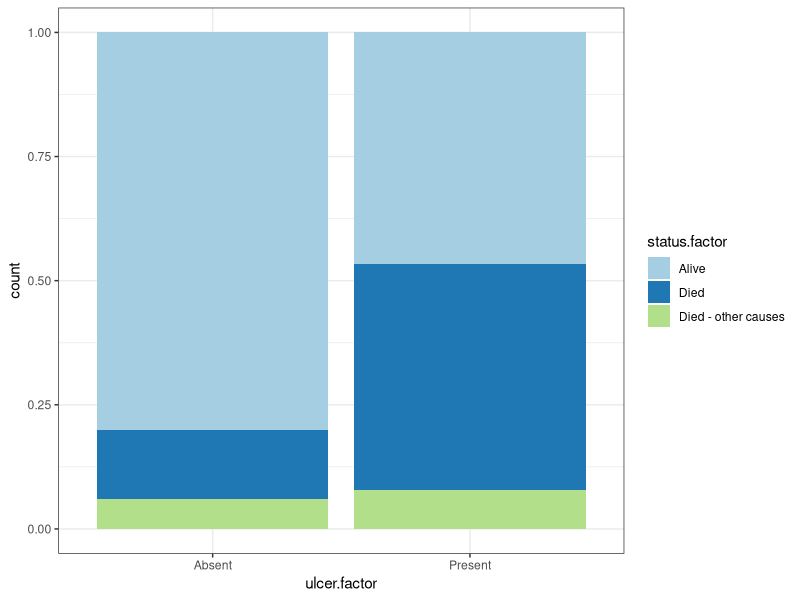
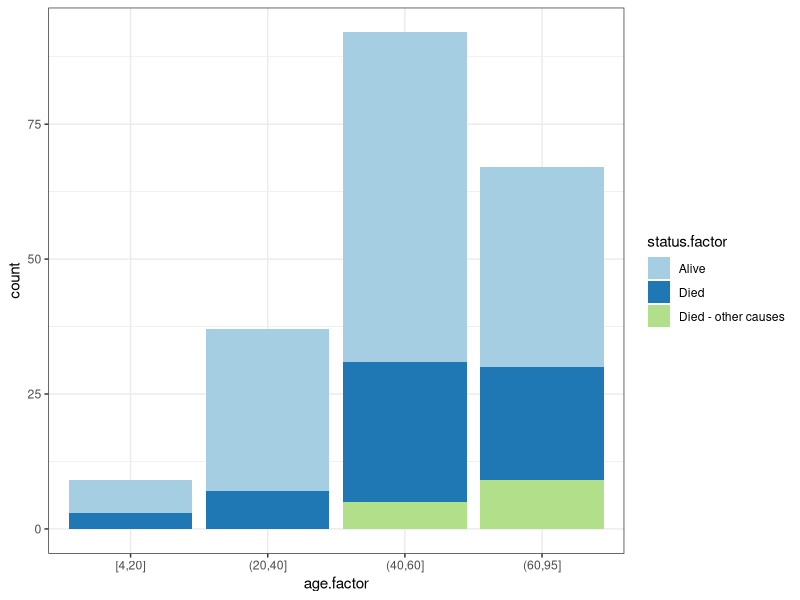
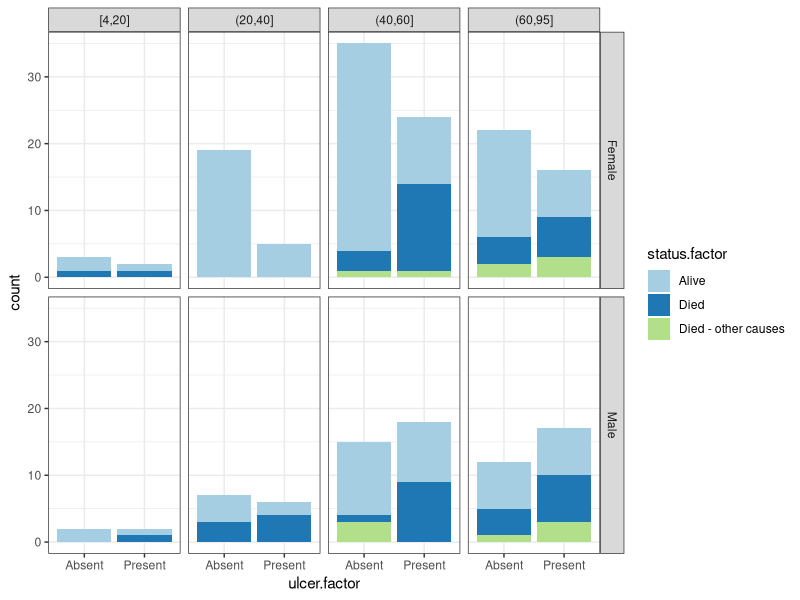

Source code (R) for these figures, in order:
## ---- chunk 1

rm(list=ls())
library(tidyverse)
library(broom)
mydata = boot::melanoma

## ---- chunk 2

mydata$status %>% 
  factor() %>% 
  fct_recode("Died"  = "1",
             "Alive" = "2",
             "Died - other causes" = "3") %>% 
  fct_relevel("Alive") -> # move Alive to front (first factor level) 
  mydata$status.factor    # so odds ratio will be relative to that

mydata$sex %>% 
  factor() %>% 
  fct_recode("Female" = "0",
             "Male" = "1") ->
  mydata$sex.factor
  
mydata$ulcer %>% 
  factor() %>% 
  fct_recode("Present" = "1",
             "Absent"  = "0") -> 
  mydata$ulcer.factor

mydata$age %>% 
  cut(breaks = c(4,20,40,60,95), include.lowest=TRUE) ->
  mydata$age.factor


## ---- chunk 3
mydata %>% 
	ggplot(aes(x = ulcer.factor, fill=status.factor)) + 
	  geom_bar(position = "fill") +
	  theme_bw() +
	  scale_fill_brewer(palette = "Paired")
## ---- chunk 4
mydata %>% 
  ggplot(aes(x = age.factor, fill = status.factor)) +
    geom_bar() +
    theme_bw() +
    scale_fill_brewer(palette = "Paired")
## ---- chunk 5
mydata %>% 
  ggplot(aes(x = ulcer.factor, fill=status.factor)) + 
    geom_bar() +
    theme_bw() +
    scale_fill_brewer(palette = "Paired") +
    facet_grid(sex.factor~age.factor)
## ---- chunk 6
mydata$status.factor %>%  
	fct_collapse("Alive" = c("Alive", "Died - other causes")) ->
  mydata$status.factor
## ---- chunk 7
table(mydata$status.factor, mydata$sex.factor)
chisq.test(mydata$status.factor, mydata$sex.factor)
## ---- chunk 8
library(gmodels)

# F1 CrossTable to see options
CrossTable(mydata$status.factor, mydata$sex.factor, chisq=TRUE)
## ---- chunk 9

library(gmodels)
CrossTable(mydata$status.factor, mydata$age.factor, expected=TRUE, chisq=TRUE)

## ---- chunk 10

library(gmodels)
CrossTable(mydata$status.factor, mydata$age.factor, expected=TRUE, chisq=TRUE)

## ---- chunk 11
library(Hmisc)

summary(status.factor ~ sex.factor + ulcer.factor + age.factor, 
											 method = "reverse", 
											 test   = TRUE,
											 data   = mydata)
## ---- chunk 12
# Calculate number of patients in each group
mydata %>%
  count(ulcer.factor, status.factor) ->
  counted_data

# Add the total number of people in each status group
counted_data %>%
  group_by(status.factor) %>%
  mutate(total = sum(n)) ->
  counted_data2   
## ---- chunk 13
# Calculate the percentage of n to total
counted_data2 %>%
  mutate(percentage = round(100*n/total, 1)) ->
  counted_data3
## ---- chunk 14
# Create a combined columns of both n and percentage,
# using paste to add brackets around the percentage
counted_data3 %>% 
  mutate(count_perc = paste0(n, " (", percentage, ")")) -> 
  counted_data4
## ---- chunk 15

mydata %>%
  count(ulcer.factor, status.factor) %>%
  group_by(status.factor) %>%
  mutate(total = sum(n)) %>%
  mutate(percentage = round(100*n/total, 1)) %>% 
  mutate(count_perc = paste0(n, " (", percentage, ")")) %>% 
  select(-total, -n, -percentage) %>% 
  spread(status.factor, count_perc)
## ---- chunk 16
#age
mydata %>%
  count(age.factor, status.factor) %>%
  group_by(status.factor) %>%
  mutate(total = sum(n)) %>%
  mutate(percentage = round(100*n/total, 1)) %>% 
  mutate(count_perc = paste0(n, " (", percentage, ")")) %>% 
  select(-total, -n, -percentage) %>% 
  spread(status.factor, count_perc) %>% 
  as.data.frame()
## ---- chunk 17
#sex
mydata %>%
  count(sex.factor, status.factor) %>%
  group_by(status.factor) %>%
  mutate(total = sum(n)) %>%
  mutate(percentage = round(100*n/total, 1)) %>% 
  mutate(count_perc = paste0(n, " (", percentage, ")")) %>% 
  select(-total, -n, -percentage) %>% 
  spread(status.factor, count_perc) %>% 
  as.data.frame()
